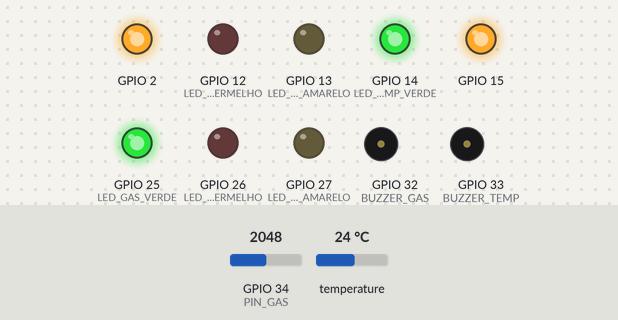
The sketch below on a simulated ESP32. On the bench: output pins drawn as LEDs (lit = HIGH), buzzer (waves = sounding, pin HIGH). The test bench sets the inputs (shaded band); at power-on: GPIO 34 (PIN_GAS) = 2048, temperature 24 °C (analog values on the 0–4095 scale). WiFi joins after 1.5 s; servers stay silent unless stated; no MQTT or app messages arrive unless stated; what the sketch prints to the serial monitor is not drawn.

Above: at 2.7 s.
2.8 s: GPIO 34 (PIN_GAS) set to 2714
4.6 s: GPIO 34 (PIN_GAS) set to 2823
At 6.1 s:
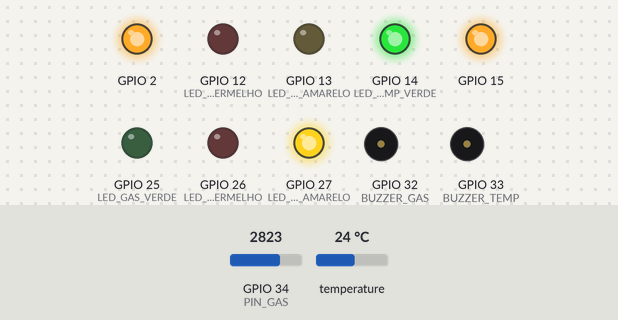
7.0 s: temperature set to 29.6 °C
8.8 s: temperature set to 30.6 °C
At 10.3 s:
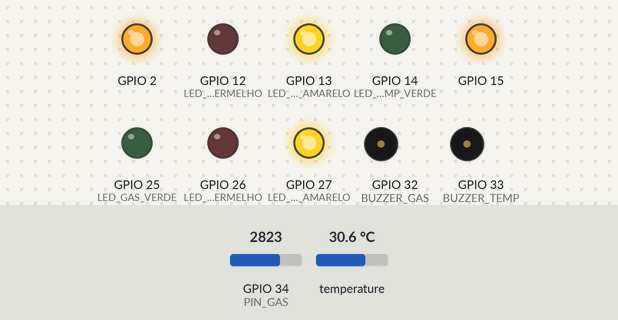
11.3 s: GPIO 34 (PIN_GAS) set to 3458
13.1 s: GPIO 34 (PIN_GAS) set to 3565
At 15.1 s:
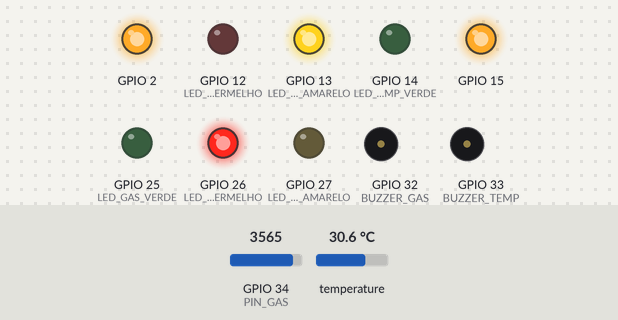
Timing chart, 0 to 18.4 s (numbered marks = the images above; inputs shaded):
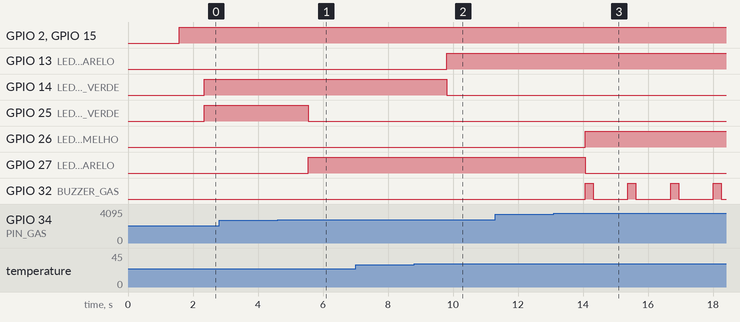

The sketch:

sistema.ino
```cpp
#include <OneWire.h>
#include <DallasTemperature.h>
#include <WiFi.h>
#include <PubSubClient.h>

#define PIN_DS18B20 4
#define PIN_GAS 34

#define LED_TEMP_VERDE 14
#define LED_TEMP_VERMELHO 12
#define LED_TEMP_AMARELO 13

#define LED_GAS_VERDE 25
#define LED_GAS_VERMELHO 26
#define LED_GAS_AMARELO 27

#define BUZZER_TEMP 33
#define BUZZER_GAS 32

const char* ssid = "Wokwi-GUEST";
const char* password = "";
const char* mqtt_server = "test.mosquitto.org";

OneWire oneWire(PIN_DS18B20);
DallasTemperature sensors(&oneWire);

void beep(int pin, int tempoMs) {
  digitalWrite(pin, HIGH);
  delay(tempoMs);
  digitalWrite(pin, LOW);
}

WiFiClient WOKWI_Client;
PubSubClient client(WOKWI_Client);

void setup_wifi() {
  delay(10);

  Serial.println();
  Serial.println("Conectando para ");
  Serial.println(ssid);

  WiFi.mode(WIFI_STA);
  WiFi.begin(ssid, password);

  while (WiFi.status() != WL_CONNECTED) {
    delay(500);
    Serial.print(".");
  }

  Serial.println("");
  Serial.println("WiFi conectado");
  Serial.println("Endereço IP: ");
  Serial.println(WiFi.localIP());
}

void reconnect() {
  while (!client.connected()) {
    Serial.print("Attemping MQTT connection...");

    if (client.connect("WOKWI_Client")) {
      Serial.println("connected");
    } else {
      Serial.print("failed, rc=");
      Serial.print(client.state());
      Serial.println(" try again in 5 seconds");
      delay(5000);
    }
  }
}

void setup() {
  Serial.begin(115200);

  // LEDs
  pinMode(LED_TEMP_VERDE, OUTPUT);
  pinMode(LED_TEMP_VERMELHO, OUTPUT);
  pinMode(LED_TEMP_AMARELO, OUTPUT);

  pinMode(LED_GAS_VERDE, OUTPUT);
  pinMode(LED_GAS_VERMELHO, OUTPUT);
  pinMode(LED_GAS_AMARELO, OUTPUT);

  pinMode(2, OUTPUT);
  pinMode(15, OUTPUT);

  // Buzzers
  pinMode(BUZZER_TEMP, OUTPUT);
  pinMode(BUZZER_GAS, OUTPUT);

  sensors.begin();

  // ADC do ESP32 pega 0–4095
  analogReadResolution(12);

  setup_wifi();
  client.setServer(mqtt_server, 1883);
}

void WiFi_Conectado() {
  if (WiFi.status()) {
    digitalWrite(2, HIGH);
  } else {
    digitalWrite(2, LOW);
  }
}

void Mosquitto_Conectado() {
  if (client.connected()) {
    digitalWrite(15, HIGH);
  } else {
    digitalWrite(15, LOW);
  }
}

void loop() {
  reconnect();
  WiFi_Conectado();
  Mosquitto_Conectado();

  sensors.requestTemperatures();
  float temp = sensors.getTempCByIndex(0);

  if (temp >= 50) {
    digitalWrite(LED_TEMP_VERDE, LOW);
    digitalWrite(LED_TEMP_VERMELHO, HIGH);
    digitalWrite(LED_TEMP_AMARELO, LOW);
    beep(BUZZER_TEMP, 250);
  }
  else if (temp > 30) {
    digitalWrite(LED_TEMP_VERDE, LOW);
    digitalWrite(LED_TEMP_VERMELHO, LOW);
    digitalWrite(LED_TEMP_AMARELO, HIGH);
  }
  else {
    digitalWrite(LED_TEMP_VERDE, HIGH);
    digitalWrite(LED_TEMP_VERMELHO, LOW);
    digitalWrite(LED_TEMP_AMARELO, LOW);
  }

  int gas = analogRead(PIN_GAS);

  if (gas > 3500) {
    digitalWrite(LED_GAS_VERDE, LOW);
    digitalWrite(LED_GAS_VERMELHO, HIGH);
    digitalWrite(LED_GAS_AMARELO, LOW);
    beep(BUZZER_GAS, 250);
  } else if (gas > 2750) {
    digitalWrite(LED_GAS_VERDE, LOW);
    digitalWrite(LED_GAS_VERMELHO, LOW);
    digitalWrite(LED_GAS_AMARELO, HIGH);
  } else {
    digitalWrite(LED_GAS_VERDE, HIGH);
    digitalWrite(LED_GAS_VERMELHO, LOW);
    digitalWrite(LED_GAS_AMARELO, LOW);
  }

  client.publish("topico_wokwi_temp", String(temp).c_str());
  client.publish("topico_wokwi_gas", String(gas).c_str());

  delay(300);
}
```

Measured:
- the behaviour switches between 2750 and 2751 on GPIO 34 (PIN_GAS) (found by bisection; images 0 and 1)
- the behaviour switches between 30 and 30.1 °C on temperature (found by bisection; images 1 and 2)
- the behaviour switches between 3500 and 3501 on GPIO 34 (PIN_GAS) (found by bisection; images 2 and 3)
- after the input at 2.8 s, every drawn part: stays the same
- after the input at 4.6 s, GPIO 25 (LED_GAS_VERDE): HIGH → LOW after 0.94 s; GPIO 27 (LED_GAS_AMARELO): LOW → HIGH after 0.94 s
- after the input at 7.0 s, every drawn part: stays the same
- after the input at 8.8 s, GPIO 13 (LED_TEMP_AMARELO): LOW → HIGH after 1.0 s; GPIO 14 (LED_TEMP_VERDE): HIGH → LOW after 1.0 s
- after the input at 11.3 s, every drawn part: stays the same
- after the input at 13.1 s, GPIO 26 (LED_GAS_VERMELHO): LOW → HIGH after 0.96 s; GPIO 27 (LED_GAS_AMARELO): HIGH → LOW after 0.96 s; GPIO 32 (BUZZER_GAS): alternates HIGH for 0.25 s and LOW for 1.1 s, starting after 0.96 s
